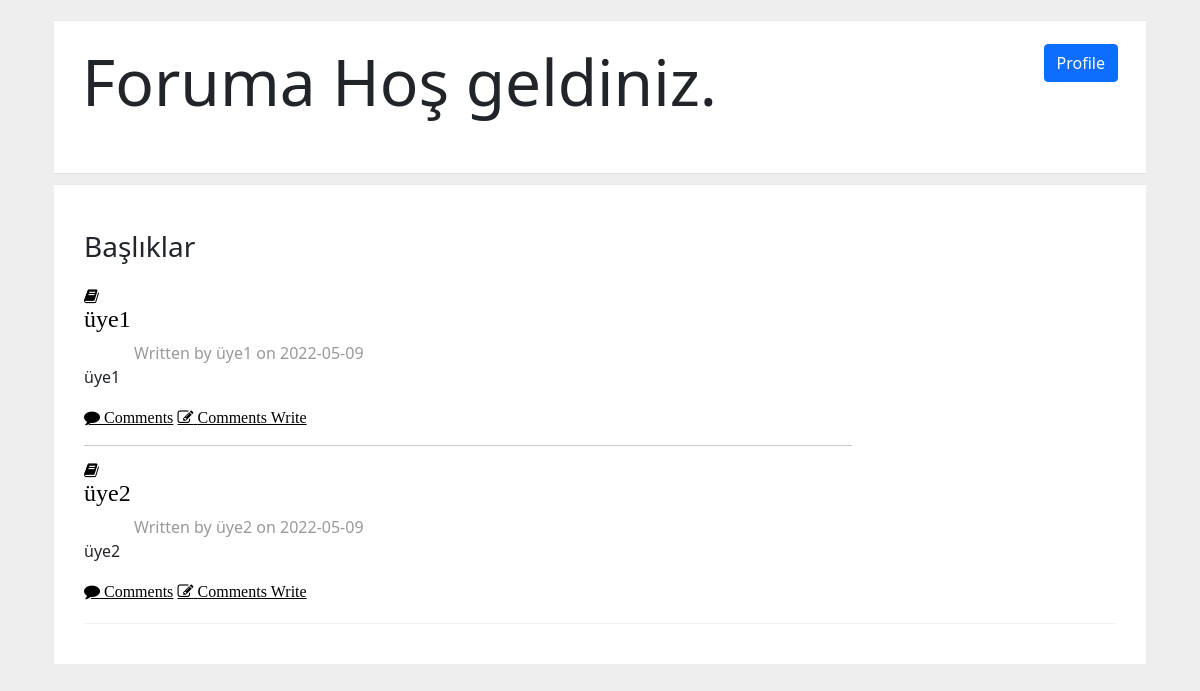
/index, run on the app's committed database.
### tables this page shows
CREATE TABLE forum (
  id INTEGER PRIMARY KEY AUTOINCREMENT,
  user_id INTEGER NULL,
  created TIMESTAMP NOT NULL DEFAULT CURRENT_TIMESTAMP,
  title TEXT NOT NULL,
  body TEXT NOT NULL,
  is_active BOOLEAN NOT NULL,
  FOREIGN KEY (user_id) REFERENCES user (id)
);

CREATE TABLE user (
  id INTEGER PRIMARY KEY AUTOINCREMENT,
  nickname TEXT UNIQUE NOT NULL,
  password TEXT NOT NULL,
  authority BOOLEAN NOT NULL
);

### flaskr/forum.py (the view)
@bp.route('/index')
def index():
    db = get_db()
    forums = db.execute(
        'SELECT f.id,f.user_id,u.nickname,created,title,body,is_active'
        ' FROM forum f JOIN user u ON f.user_id = u.id'
        ' ORDER BY created DESC'
    ).fetchall()
    return render_template('forum/index.html',forums=forums)

### flaskr/auth.py (called while the page is built)
@bp.before_app_request
def load_logged_in_user():
    user_id = session.get('user_id') # session bilgisi olan kullanıcı dbden çeker
    if user_id is None:
        g.user = None
    else:
        g.user = get_db().execute(
            'SELECT * FROM user WHERE id = ?', (user_id,)
        ).fetchone()

### flaskr/db.py (called while the page is built)
def get_db():
    if 'db' not in g:
        g.db = sqlite3.connect(
            current_app.config['DATABASE'],
            detect_types=sqlite3.PARSE_DECLTYPES
        )
        g.db.row_factory = sqlite3.Row
    return g.db

### flaskr/templates/forum/index.html (shortened to what this page needs)
{% extends 'base.html' %}
{% block header %}
    <link rel="stylesheet" href="{{ url_for('static', filename='forum.css') }}" />
{% endblock %}
{% block content %}
  <div class="container">
    <div class="row">
      <div class="col-lg-12">
        <div class="wrapper wrapper-content animated fadeInRight">
          <div class="ibox-content m-b-sm border-bottom">
            <div class="d-flex bd-highlight mb-3">
              <div class="p-2 bd-highlight"><h1 class="display-3"> Foruma Hoş geldiniz.</h1></div>
              <div class="ms-auto p-2 bd-highlight">
                <a class="btn btn-primary" href="{{ url_for('forum.profile') }}"> Profile</a>
              </div>
            </div>
          </div>
          <div class="ibox-content forum-container">
            <div class="forum-title">
              <h3> Başlıklar</h3>
            </div>
            <div class="forum-item active">
              <div class="row">
                <div class="col-md-9">
                  {% for forum in forums %}
                    <i class="fa fa-book"><h4 class="body forum-item-title">{{ forum['title'] }}</h4></i>
                    <div class="forum-sub-title">Written by {{forum['nickname']}} on {{ forum['created'].strftime('%Y-%m-%d') }}</div>
                    <p class="body forum-item-title"> {{ forum['body'] }}</p>
                    <div>
                      <a class="fa fa-comment" href="{{ url_for('forum.get_comment', id=forum['id']) }}"> Comments</a>
                      {% if forum['is_active']==1 %}
                        <a class="fa fa-pencil-square-o" href="{{ url_for('forum.comment', id=forum['id']) }}"> Comments Write</a>
                      {% endif %}
                    </div>
                      {% if not loop.last %}
                      <hr />
                    {% endif %}
                  {% endfor %}
                    </div>
                  </div>
                </div>
              </div>
            </div>
          </div>
        </div>
      </div>
    </div>
{% endblock %}

### flaskr/static/forum.css (style rules this page uses)
.forum-item { margin: 10px 0; padding: 10px 0 20px; border-bottom: 1px solid #f1f1f1; }
.forum-container, .forum-post-container { padding: 30px !important; }
.forum-item .forum-sub-title { color: #999; margin-left: 50px; }
.forum-title { margin: 15px 0 15px 0; }
.forum-item.active .fa { color: black; }
.ibox-content { background-color: #ffffff; color: inherit; padding: 15px 20px 20px 20px; border-color: #e7eaec; border-image: none; border-style: solid solid none; border-width: 1px 0; }
.m-b-sm { margin-bottom: 10px; }

### data on the page
forum: title "üye1", nickname "üye1", created "2022-05-09", body "üye1"
forum: title "üye2", nickname "üye2", created "2022-05-09", body "üye2"
